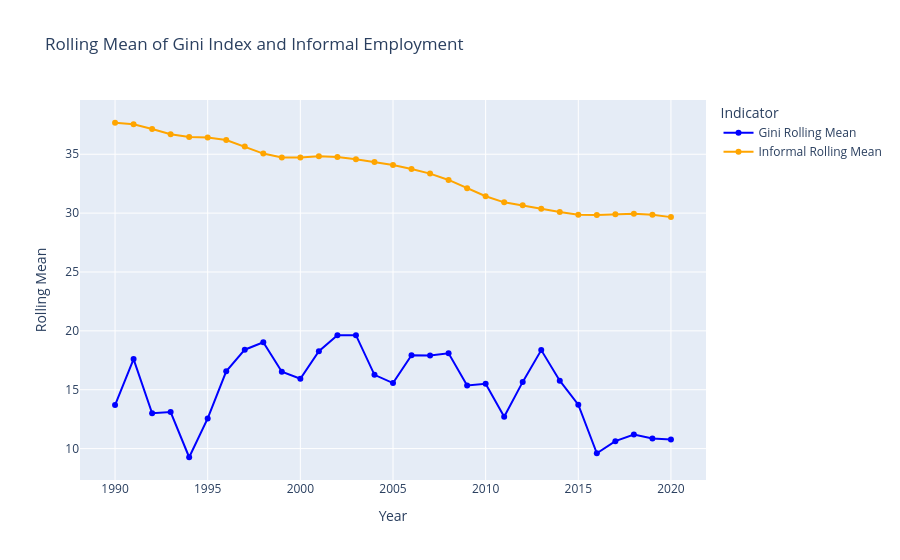
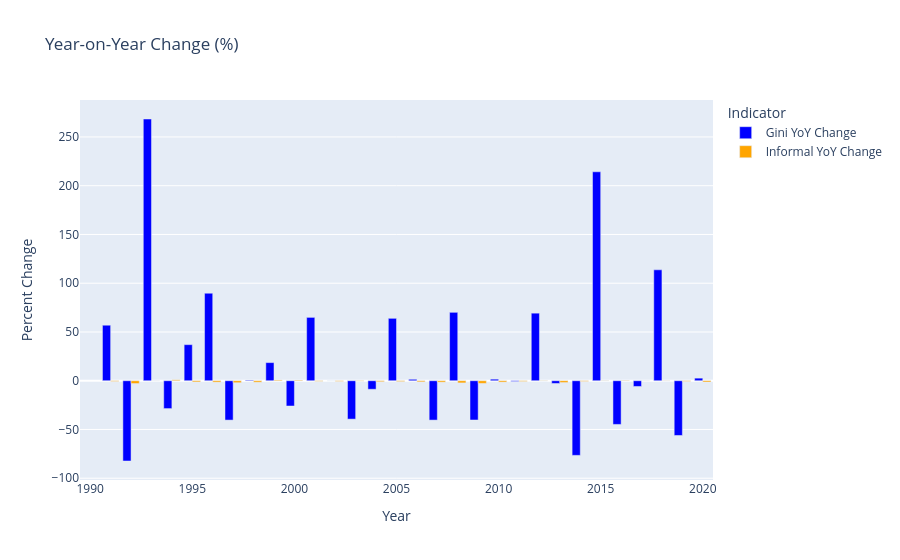

Source (notebook cell) for these figures, in order:
### Code cell
import plotly.graph_objects as go

# Interactive line chart: Rolling means

fig = go.Figure()
fig.add_trace(go.Scatter(x=df_clean['Year'], y=df_clean['Gini_Rolling_Mean'], mode='lines+markers', name='Gini Rolling Mean', line=dict(color='blue')))
fig.add_trace(go.Scatter(x=df_clean['Year'], y=df_clean['Informal_Rolling_Mean'], mode='lines+markers', name='Informal Rolling Mean', line=dict(color='orange')))
fig.update_layout(title='Rolling Mean of Gini Index and Informal Employment', xaxis_title='Year', yaxis_title='Rolling Mean', legend_title='Indicator')
fig.show()

# Interactive bar chart: Year-on-year change

fig2 = go.Figure()
fig2.add_trace(go.Bar(x=df_clean['Year'], y=df_clean['Gini_YoY_Change'], name='Gini YoY Change', marker_color='blue'))
fig2.add_trace(go.Bar(x=df_clean['Year'], y=df_clean['Informal_YoY_Change'], name='Informal YoY Change', marker_color='orange'))
fig2.update_layout(title='Year-on-Year Change (%)', xaxis_title='Year', yaxis_title='Percent Change', barmode='group', legend_title='Indicator')
fig2.show()

### Figure 1 — Plotly figure (JSON) as saved in the notebook; plotly's stock layout.template omitted (floating-point values rounded to 4 significant figures)
{"data": [{"line": {"color": "blue"}, "mode": "lines+markers", "name": "Gini Rolling Mean", "type": "scatter", "x": [1990, 1991, 1992, 1993, 1994, 1995, 1996, 1997, 1998, 1999, 2000, 2001, 2002, 2003, 2004, 2005, 2006, 2007, 2008, 2009, 2010, 2011, 2012, 2013, 2014, 2015, 2016, 2017, 2018, 2019, 2020], "y": [13.7, 17.6, 13.0, 13.1, 9.267, 12.57, 16.57, 18.4, 19.03, 16.53, 15.93, 18.27, 19.63, 19.63, 16.27, 15.57, 17.93, 17.9, 18.1, 15.37, 15.5, 12.7, 15.67, 18.37, 15.77, 13.73, 9.6, 10.63, 11.2, 10.87, 10.77]}, {"line": {"color": "orange"}, "mode": "lines+markers", "name": "Informal Rolling Mean", "type": "scatter", "x": [1990, 1991, 1992, 1993, 1994, 1995, 1996, 1997, 1998, 1999, 2000, 2001, 2002, 2003, 2004, 2005, 2006, 2007, 2008, 2009, 2010, 2011, 2012, 2013, 2014, 2015, 2016, 2017, 2018, 2019, 2020], "y": [37.67, 37.54, 37.14, 36.7, 36.46, 36.43, 36.21, 35.65, 35.06, 34.73, 34.72, 34.82, 34.76, 34.58, 34.34, 34.09, 33.74, 33.35, 32.82, 32.12, 31.43, 30.91, 30.67, 30.38, 30.1, 29.86, 29.85, 29.91, 29.94, 29.87, 29.66]}], "layout": {"legend": {"title": {"text": "Indicator"}}, "title": {"text": "Rolling Mean of Gini Index and Informal Employment"}, "xaxis": {"title": {"text": "Year"}}, "yaxis": {"title": {"text": "Rolling Mean"}}}}

### Figure 2 — Plotly figure (JSON) as saved in the notebook; plotly's stock layout.template omitted (floating-point values rounded to 4 significant figures)
{"data": [{"marker": {"color": "blue"}, "name": "Gini YoY Change", "type": "bar", "x": [1990, 1991, 1992, 1993, 1994, 1995, 1996, 1997, 1998, 1999, 2000, 2001, 2002, 2003, 2004, 2005, 2006, 2007, 2008, 2009, 2010, 2011, 2012, 2013, 2014, 2015, 2016, 2017, 2018, 2019, 2020], "y": [NaN, 56.93, -82.33, 268.4, -28.57, 37.0, 89.78, -40.38, 0.6452, 18.59, -25.95, 64.96, 0.0, -39.38, -8.759, 64.0, 1.463, -40.38, 70.16, -40.28, 1.587, -0.7813, 69.29, -2.791, -76.56, 214.3, -44.81, -5.882, 113.8, -56.14, 2.667]}, {"marker": {"color": "orange"}, "name": "Informal YoY Change", "type": "bar", "x": [1990, 1991, 1992, 1993, 1994, 1995, 1996, 1997, 1998, 1999, 2000, 2001, 2002, 2003, 2004, 2005, 2006, 2007, 2008, 2009, 2010, 2011, 2012, 2013, 2014, 2015, 2016, 2017, 2018, 2019, 2020], "y": [NaN, -0.704, -2.88, 0.04512, 0.9312, -1.213, -1.451, -2.032, -1.512, 0.7946, 0.6697, -0.5657, -0.6522, -0.3724, -1.005, -0.8611, -1.149, -1.459, -2.237, -2.733, -1.393, -0.7847, -0.2013, -1.877, -0.6823, 0.1996, 0.3998, 0.06768, -0.1609, -0.6488, -1.305]}], "layout": {"barmode": "group", "legend": {"title": {"text": "Indicator"}}, "title": {"text": "Year-on-Year Change (%)"}, "xaxis": {"title": {"text": "Year"}}, "yaxis": {"title": {"text": "Percent Change"}}}}
